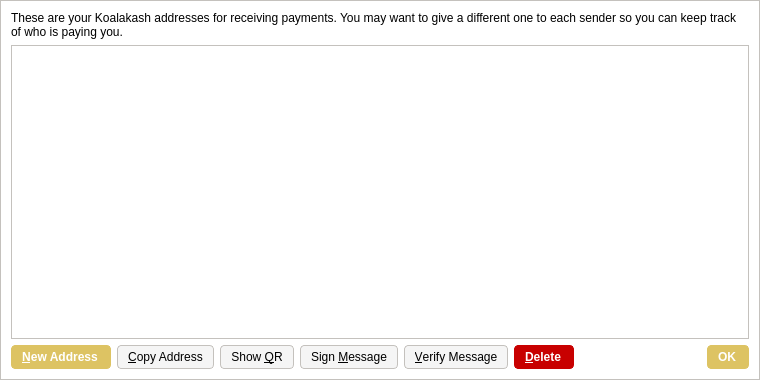
<?xml version="1.0" encoding="UTF-8"?>
<ui version="4.0">
 <class>AddressBookPage</class>
 <widget class="QWidget" name="AddressBookPage">
  <property name="geometry">
   <rect>
    <x>0</x>
    <y>0</y>
    <width>760</width>
    <height>380</height>
   </rect>
  </property>
  <property name="windowTitle">
   <string>Address Book</string>
  </property>
  <property name="styleSheet">
   <string notr="true">background-color: rgb(255, 255, 255);
border: 1px solid #c4c1bd;</string>
  </property>
  <layout class="QVBoxLayout" name="verticalLayout">
   <item>
    <widget class="QLabel" name="labelExplanation">
     <property name="styleSheet">
      <string notr="true">border: 0;</string>
     </property>
     <property name="text">
      <string>These are your Koalakash addresses for receiving payments. You may want to give a different one to each sender so you can keep track of who is paying you.</string>
     </property>
     <property name="textFormat">
      <enum>Qt::PlainText</enum>
     </property>
     <property name="wordWrap">
      <bool>true</bool>
     </property>
    </widget>
   </item>
   <item>
    <widget class="QTableView" name="tableView">
     <property name="contextMenuPolicy">
      <enum>Qt::CustomContextMenu</enum>
     </property>
     <property name="toolTip">
      <string>Double-click to edit address or label</string>
     </property>
     <property name="tabKeyNavigation">
      <bool>false</bool>
     </property>
     <property name="selectionMode">
      <enum>QAbstractItemView::SingleSelection</enum>
     </property>
     <property name="selectionBehavior">
      <enum>QAbstractItemView::SelectRows</enum>
     </property>
     <property name="sortingEnabled">
      <bool>true</bool>
     </property>
     <attribute name="verticalHeaderVisible">
      <bool>false</bool>
     </attribute>
    </widget>
   </item>
   <item>
    <layout class="QHBoxLayout" name="horizontalLayout">
     <item>
      <widget class="QPushButton" name="newAddressButton">
       <property name="toolTip">
        <string>Create a new address</string>
       </property>
       <property name="styleSheet">
        <string notr="true">background-color: rgb(221, 195, 99);
color: rgb(255, 255, 255);
border-radius: 4px;
border-color:  rgb(221, 195, 99);
font-weight: 600;
padding: 4px;
padding-left: 10px;
padding-right: 12px;
icon-size: 0;</string>
       </property>
       <property name="text">
        <string>&amp;New Address</string>
       </property>
      </widget>
     </item>
     <item>
      <widget class="QPushButton" name="copyToClipboard">
       <property name="toolTip">
        <string>Copy the currently selected address to the system clipboard</string>
       </property>
       <property name="styleSheet">
        <string notr="true">background-color: rgb(245, 245, 245);
border-radius: 4px;
border: 1px solid #c4c1bd;
font-weight: 400;
padding: 4px;
padding-left: 10px;
padding-right: 10px;</string>
       </property>
       <property name="text">
        <string>&amp;Copy Address</string>
       </property>
      </widget>
     </item>
     <item>
      <widget class="QPushButton" name="showQRCode">
       <property name="styleSheet">
        <string notr="true">background-color: rgb(245, 245, 245);
border-radius: 4px;
border: 1px solid #c4c1bd;
font-weight: 400;
padding: 4px;
padding-left: 10px;
padding-right: 10px;</string>
       </property>
       <property name="text">
        <string>Show &amp;QR</string>
       </property>
      </widget>
     </item>
     <item>
      <widget class="QPushButton" name="signMessage">
       <property name="toolTip">
        <string>Sign a message to prove you own a Koalakash address</string>
       </property>
       <property name="styleSheet">
        <string notr="true">background-color: rgb(245, 245, 245);
border-radius: 4px;
border: 1px solid #c4c1bd;
font-weight: 400;
padding: 4px;
padding-left: 10px;
padding-right: 10px;</string>
       </property>
       <property name="text">
        <string>Sign &amp;Message</string>
       </property>
      </widget>
     </item>
     <item>
      <widget class="QPushButton" name="verifyMessage">
       <property name="toolTip">
        <string>Verify a message to ensure it was signed with a specified Koalakash address</string>
       </property>
       <property name="styleSheet">
        <string notr="true">background-color: rgb(245, 245, 245);
border-radius: 4px;
border: 1px solid #c4c1bd;
font-weight: 400;
padding: 4px;
padding-left: 10px;
padding-right: 10px;</string>
       </property>
       <property name="text">
        <string>&amp;Verify Message</string>
       </property>
      </widget>
     </item>
     <item>
      <widget class="QPushButton" name="deleteButton">
       <property name="toolTip">
        <string>Delete the currently selected address from the list</string>
       </property>
       <property name="styleSheet">
        <string notr="true">background-color: #c80000;
color: rgb(255, 255, 255);
border-radius: 4px;
border-color:  #c80000;
font-weight: 600;
padding: 4px;
padding-left: 10px;
padding-right: 12px;
icon-size: 0;</string>
       </property>
       <property name="text">
        <string>&amp;Delete</string>
       </property>
      </widget>
     </item>
     <item>
      <spacer name="horizontalSpacer">
       <property name="orientation">
        <enum>Qt::Horizontal</enum>
       </property>
       <property name="sizeHint" stdset="0">
        <size>
         <width>40</width>
         <height>20</height>
        </size>
       </property>
      </spacer>
     </item>
     <item>
      <widget class="QDialogButtonBox" name="buttonBox">
       <property name="sizePolicy">
        <sizepolicy hsizetype="Maximum" vsizetype="Fixed">
         <horstretch>0</horstretch>
         <verstretch>0</verstretch>
        </sizepolicy>
       </property>
       <property name="styleSheet">
        <string notr="true">background-color: rgb(221, 195, 99);
color: rgb(255, 255, 255);
border-radius: 4px;
border-color:  rgb(221, 195, 99);
font-weight: 600;
padding: 4px;
padding-left: 10px;
padding-right: 12px;
icon-size: 0;</string>
       </property>
       <property name="standardButtons">
        <set>QDialogButtonBox::Ok</set>
       </property>
      </widget>
     </item>
    </layout>
   </item>
  </layout>
 </widget>
 <resources/>
 <connections/>
</ui>
